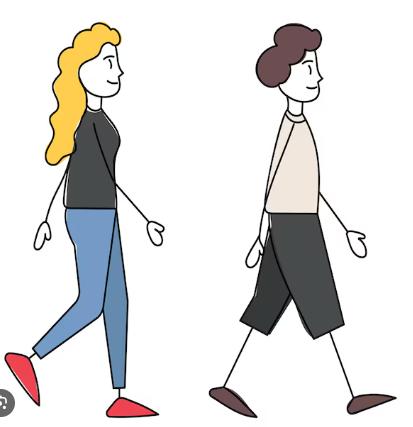
#> input picture src/test1.jpg, 413 x 427 px
$ python imageRemover2Backup.py
#> lines starting #> are read from the running program, lines starting #| are printed output that depends on the picture
#suru ma yolo wawla code has to run before this
#add dropdown and select options, add deepfill v2 or other probabilistic inpainting
import cv2
import numpy as np
import matplotlib.pyplot as plt
from matplotlib.widgets import RadioButtons, Button
from matplotlib.patches import Circle, Rectangle
from matplotlib.path import Path
from matplotlib.widgets import LassoSelector
import tkinter as tk
from tkinter import ttk

import os
# ==== Configuration ====
IMAGE_PATH = 'test1.jpg'
OUTPUT_PATH = 'modified_test1.png'
LOG_PATH = 'removal_log.txt'
DETECTION_FILE = 'detection_results.txt'
detections = []
#suru ma yolo wawla code has to run before this
if os.path.exists(DETECTION_FILE):
    with open(DETECTION_FILE, 'r') as f:
#> (reads src/detection_results.txt from the repository)
        for line in f:
            parts = line.strip().split(',')
            if len(parts) == 6:
                label, shape, x1, y1, x2, y2 = parts
                detections.append({
                    'label': label,
                    'shape': shape,
                    'coords': (int(x1), int(y1), int(x2), int(y2))
                })


# ==== Clear previous log ====
with open(LOG_PATH, 'w') as f:
    pass  # truncate log file at startup

# ==== Load Image ====
orig_image = cv2.imread(IMAGE_PATH)
#> orig_image is the input picture: shape (427, 413, 3); mean B, G, R 223, 223.9, 225.1
if orig_image is None:
    raise FileNotFoundError(f"Image '{IMAGE_PATH}' not found.")
working_image = orig_image.copy()
image_rgb = cv2.cvtColor(working_image, cv2.COLOR_BGR2RGB)

# ==== Matplotlib Setup ====
fig, ax = plt.subplots(figsize=(8, 6))
plt.subplots_adjust(left=0.1, right=0.75, bottom=0.1)
img_disp = ax.imshow(image_rgb)
ax.set_title('Select a mode and draw to remove')
ax.axis('off')

# Toolbar for mode selection
rax = plt.axes([0.78, 0.5, 0.18, 0.35], frameon=True)
radio = RadioButtons(rax, ('Rectangle', 'Circle', 'Freehand'), active=0)
# Save button
sax = plt.axes([0.78, 0.3, 0.18, 0.1])
save_button = Button(sax, 'Save')

# State variables
draw_mode = 'Rectangle'
start_pt = None
circle_patch = None
rect_patch = None
lasso_widget = None
cid_press = cid_motion = cid_release = None

# ==== Logging Utility ====
def log_removal(entry: str):
    with open(LOG_PATH, 'a') as f:
        f.write(entry + '\n')

# ==== Removal Callbacks ====
# [24 lines left out: functions blackout_rectangle, blackout_circle, blackout_freehand, not called in this run]

# ==== Mode Cleanup ====
def clear_mode():
    global rect_patch, circle_patch, cid_press, cid_motion, cid_release, lasso_widget
    for cid in (cid_press, cid_motion, cid_release):
        if cid:
            fig.canvas.mpl_disconnect(cid)
    if rect_patch:
        rect_patch.remove()
        rect_patch = None
    if circle_patch:
        circle_patch.remove()
        circle_patch = None
    if lasso_widget:
        lasso_widget.disconnect_events()
        lasso_widget = None

# ==== Redraw ====
def finalize():
    img_disp.set_data(cv2.cvtColor(working_image, cv2.COLOR_BGR2RGB))
    fig.canvas.draw()

# ==== Save Handler ====
def on_save(event):
    cv2.imwrite(OUTPUT_PATH, working_image)
    print(f"Image saved to {OUTPUT_PATH}")

# ==== Activation Functions ====
def activate_rectangle():
    global start_pt, rect_patch, cid_press, cid_motion, cid_release
    # [28 lines left out: functions on_press, on_motion, on_release, not called in this run]
    cid_press = fig.canvas.mpl_connect('button_press_event', on_press)
    cid_motion = fig.canvas.mpl_connect('motion_notify_event', on_motion)
    cid_release = fig.canvas.mpl_connect('button_release_event', on_release)

# [40 lines left out: functions activate_circle, activate_freehand, not called in this run]

# ==== Mode Change Handler ====
def on_mode_change(label):
    global draw_mode
    draw_mode = label
    clear_mode()
    if draw_mode == 'Rectangle':
        activate_rectangle()
    elif draw_mode == 'Circle':
        activate_circle()
    else:
        activate_freehand()

def on_closing():
    # Perform any necessary cleanup here
    root.destroy()  # This will close the window and exit the mainloop


# ==== Connect Events ====
save_button.on_clicked(on_save)
on_mode_change('Rectangle')
radio.on_clicked(on_mode_change)
plt.show()
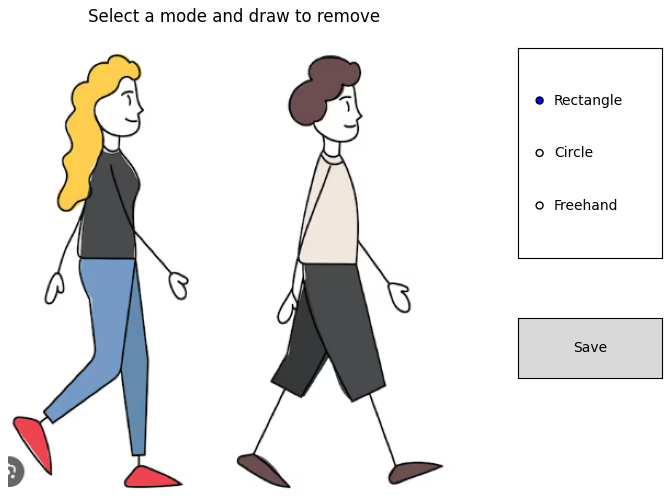
#> figure drawn by matplotlib, 2 panels
